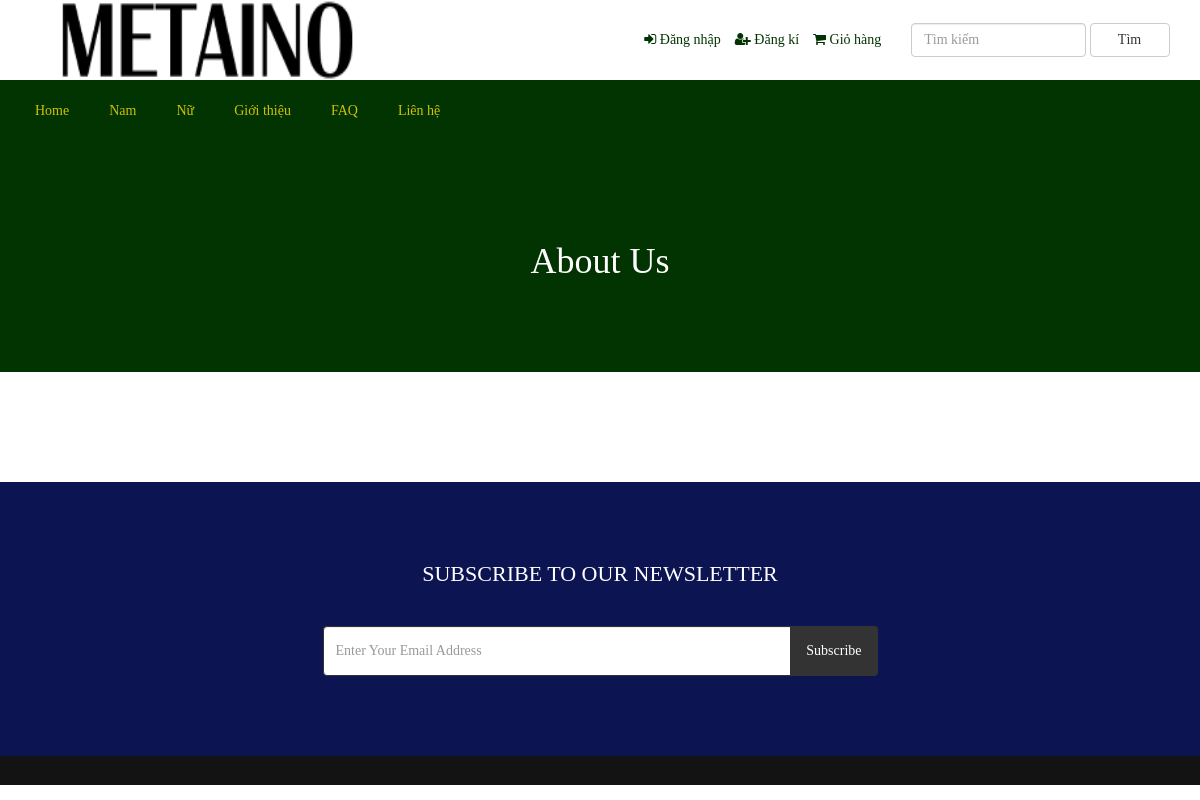
Screenshot of /about.php (signed in) with the database file from the repository.
### tables this page shows
CREATE TABLE `tbl_top_category` (
  `tcat_id` int(11) NOT NULL,
  `tcat_name` varchar(255) NOT NULL,
  `show_on_menu` int(11) NOT NULL
);

CREATE TABLE `tbl_page` (
  `id` int(11) NOT NULL,
  `about_title` varchar(255) NOT NULL,
  `about_content` text NOT NULL,
  `about_banner` varchar(255) NOT NULL,
  `about_meta_title` varchar(255) NOT NULL,
  `about_meta_keyword` text NOT NULL,
  `about_meta_description` text NOT NULL,
  `faq_title` varchar(255) NOT NULL,
  `faq_banner` varchar(255) NOT NULL,
  `faq_meta_title` varchar(255) NOT NULL,
  `faq_meta_keyword` text NOT NULL,
  `faq_meta_description` text NOT NULL,
  `blog_title` varchar(255) NOT NULL,
  `blog_banner` varchar(255) NOT NULL,
  `blog_meta_title` varchar(255) NOT NULL,
  `blog_meta_keyword` text NOT NULL,
  `blog_meta_description` text NOT NULL,
  `contact_title` varchar(255) NOT NULL,
  `contact_banner` varchar(255) NOT NULL,
  `contact_meta_title` varchar(255) NOT NULL,
  `contact_meta_keyword` text NOT NULL,
  `contact_meta_description` text NOT NULL,
  `pgallery_title` varchar(255) NOT NULL,
  `pgallery_banner` varchar(255) NOT NULL,
  `pgallery_meta_title` varchar(255) NOT NULL,
  `pgallery_meta_keyword` text NOT NULL,
  `pgallery_meta_description` text NOT NULL,
  `vgallery_title` varchar(255) NOT NULL,
  `vgallery_banner` varchar(255) NOT NULL,
  `vgallery_meta_title` varchar(255) NOT NULL,
  `vgallery_meta_keyword` text NOT NULL,
  `vgallery_meta_description` text NOT NULL
);

### about.php (the view, shortened to what this page needs)
<?php require_once('header.php'); ?>
<div class="page-banner" style="background-image: url(assets/uploads/about-banner.jpg">
    <div class="inner">
        <h1><?php echo $about_title; ?></h1>
    </div>
</div>
<div class="page">
    <div class="container">
        <div class="row">
            <div class="col-md-12">
            </div>
        </div>
    </div>
</div>
<?php require_once('footer.php'); ?>

### header.php (shortened to what this page needs)
<?php
include("admin/inc/config.php");
?>
<!DOCTYPE html>
<html lang="en">
<head>
	<link rel="stylesheet" href="assets/css/bootstrap.min.css">
	<link rel="stylesheet" href="assets/css/font-awesome.min.css">
	<link rel="stylesheet" href="assets/css/owl.carousel.min.css">
	<link rel="stylesheet" href="assets/css/owl.theme.default.min.css">
	<link rel="stylesheet" href="assets/css/jquery.bxslider.min.css">
    <link rel="stylesheet" href="assets/css/magnific-popup.css">
    <link rel="stylesheet" href="assets/css/rating.css">
	<link rel="stylesheet" href="assets/css/spacing.css">
	<link rel="stylesheet" href="assets/css/bootstrap-touch-slider.css">
	<link rel="stylesheet" href="assets/css/animate.min.css">
	<link rel="stylesheet" href="assets/css/tree-menu.css">
	<link rel="stylesheet" href="assets/css/select2.min.css">
	<link rel="stylesheet" href="assets/css/main1.css">
	<link rel="stylesheet" href="assets/css/responsive.css">
	<?php
	$statement = $pdo->prepare("SELECT * FROM tbl_page WHERE id=1");
	$statement->execute();
	$result = $statement->fetchAll(PDO::FETCH_ASSOC);
		?>
</head>
<body>
<div class="header">
	<div class="container">
		<div class="row inner">
			<div class="col-md-4 logo">
				<a href="index.php"><img src="assets/uploads/metaino.png" alt="logo image"></a>
			</div>
			<div class="col-md-5 right">
				<ul>
					<?php
					if(isset($_SESSION['customer'])) {
						?>
						<li><i class="fa fa-user"></i> <?php echo LANG_VALUE_13; ?> <?php echo $_SESSION['customer']['cust_name']; ?></li>
						<li><a href="dashboard.php"><i class="fa fa-home"></i> <?php echo LANG_VALUE_89; ?></a></li>
						<?php
					} else {
						?>
						<li><a href="login.php"><i class="fa fa-sign-in"></i> Đăng nhập</a></li>
						<li><a href="registration.php"><i class="fa fa-user-plus"></i> Đăng kí</a></li>
						<?php
					}
					?>
					<li><a href="cart.php"><i class="fa fa-shopping-cart"></i> Giỏ hàng </a></li>
				</ul>
			</div>
			<div class="col-md-3 search-area">
				<form class="navbar-form navbar-left" role="search" action="search-result.php" method="get">
					<div class="form-group">
						<input type="text" class="form-control search-top" placeholder="Tìm kiếm" name="search_text">
					</div>
					<button type="submit" class="btn btn-default">Tìm</button>
				</form>
			</div>
		</div>
	</div>
</div>
<div class="nav">
	<div class="container">
		<div class="row">
			<div class="col-md-12 pl_0 pr_0">
				<div class="menu-container">
					<div class="menu">
						<ul>
							<li><a href="index.php">Home</a></li>
							<?php
							$statement = $pdo->prepare("SELECT * FROM tbl_top_category WHERE show_on_menu=1");
							$statement->execute();
							$result = $statement->fetchAll(PDO::FETCH_ASSOC);
							foreach ($result as $row) {
								?>
								<li><a href="product-category.php?id=<?php echo $row['tcat_id']; ?>&type=top-category"><?php echo $row['tcat_name']; ?></a>
								</li>
								<?php
							}
							?>
							<?php
							$statement = $pdo->prepare("SELECT * FROM tbl_page WHERE id=1");
							$statement->execute();
							$result = $statement->fetchAll(PDO::FETCH_ASSOC);
							foreach ($result as $row) {
								$about_title = $row['about_title'];
							}
							?>
							<li><a href="about.php">Giới thiệu</a></li>
							<li><a href="faq.php">FAQ</a></li>
							<li><a href="contact.php">Liên hệ</a></li>
						</ul>
					</div>
				</div>
			</div>
		</div>
	</div>
</div>

### assets/css/main1.css (style rules this page uses)
* { margin: 0; padding: 0; }
body { font-family: 'UTM Avo'; font-size: 14px; }
h1, h2, h3, h4, h5, h6 { font-family: 'UTM Avo' }
a { text-decoration: none; }
.header { width: 100%; height: auto; background: #fff; }
.header .inner { height: auto; display: table; }
.header .logo { float: none; display: table-cell; vertical-align: middle; }
.header .logo img { max-width: 100%; height: 80px; }
.header .navbar-form .form-control { width: 300px; }
.header .search-area { float: none; display: table-cell; vertical-align: middle; }
.header .search-area .form-group { width: calc(100% - 84px); }
.header .search-area button { width: 80px; }
.header .search-area form { width: 100%; }
.header .right { float: none; display: table-cell; vertical-align: middle; padding-right: 0; }
.header .right ul { float: right; margin-bottom: 0; }
.header .right ul li { list-style-type: none; float: left; margin-left: 14px; color: #023401; }
.header .right ul li a { color: #023401; }
.header .navbar-form .search-top { width: 100%; }
.nav { background: #023401; }
.menu-dropdown-icon:before { content: "\f067"; font-family: "FontAwesome"; display: none; cursor: pointer; float: right; padding: 1.5em 2em; background: #fff; color: #333; }
.menu > ul { margin: 0 auto; width: 100%; list-style: none; padding: 0; position: relative; box-sizing: border-box; }
.menu > ul:before, .menu > ul:after { content: ""; display: table; }
.menu > ul:after { clear: both; }
.menu > ul > li { float: left; padding: 0; margin: 0; }
.menu > ul > li a { text-decoration: none; padding: 1.5em 20px; display: block; color: #d2c100; }
.page-banner { width: 100%; height: auto; background-repeat: no-repeat; background-position: center center; -webkit-background-size: cover; background-size: cover; position: relative; padding-top: 80px; padding-bottom: 80px; overflow: hidden; }
.page-banner h1 { color: #fff; text-align: center; z-index: 999; position: relative; }
.page { width: 100%; height: auto; padding-top: 50px; padding-bottom: 50px; }

### assets/css/responsive.css (style rules this page uses)
@media only screen and (min-width: 992px) { .header .inner { width: 100%; } }
@media only screen and (min-width: 992px) { .header .search-area { padding-right: 0; } }
@media only screen and (min-width: 992px) { .header .search-area form { padding-right: 0; } }
@media only screen and (min-width: 992px) { .header .container { padding-right: 0; } }

### rows the page displays
tbl_top_category: tcat_name "Nam"
tbl_top_category: tcat_name "Nữ"
tbl_page: about_title "About Us"

### other values shown
LANG_VALUE_93 "SUBSCRIBE TO OUR NEWSLETTER"
LANG_VALUE_92 "Subscribe"
